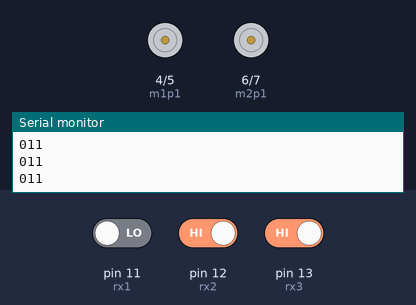
Simulated run of this sketch. Board: Arduino Uno, built with avr-gcc and run on an emulated ATmega328P. Parts: motor-driver pin pairs drawn as motors (green arrow = first pin HIGH = forward, orange = second pin HIGH = backward, longer = more drive, scaled by the enable pin), the last lines printed to the serial monitor. Inputs (shaded band) come from the test bench; at power-on: pin 13 (rx3) HIGH, pin 11 (rx1) LOW, pin 12 (rx2) HIGH.

Above: at 1.2 s.
1.3 s: pin 13 (rx3) driven LOW
At 2.0 s:
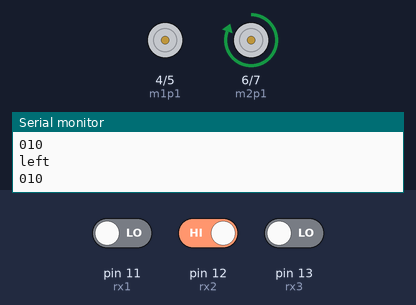
2.8 s: pin 11 (rx1) driven HIGH
At 3.5 s:
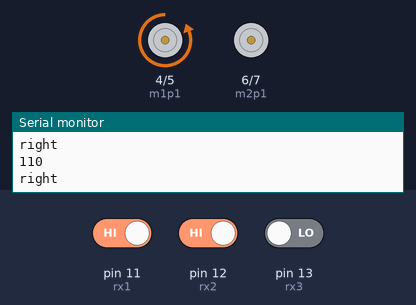
4.3 s: pin 12 (rx2) driven LOW
At 4.7 s:
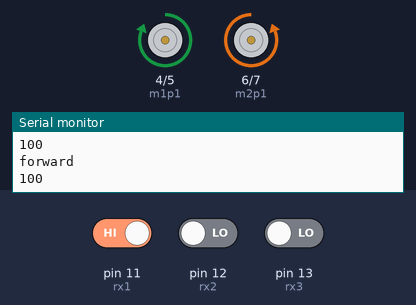
5.8 s: pin 11 (rx1) driven LOW
At 7.0 s:
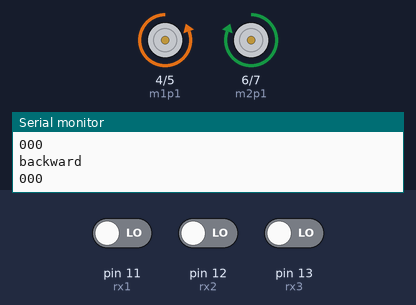
7.3 s: pin 12 (rx2) driven HIGH
At 7.9 s:
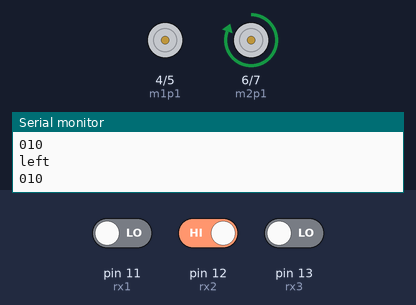
8.8 s: pin 11 (rx1) driven HIGH and pin 12 (rx2) driven LOW and pin 13 (rx3) driven HIGH
At 10.2 s:
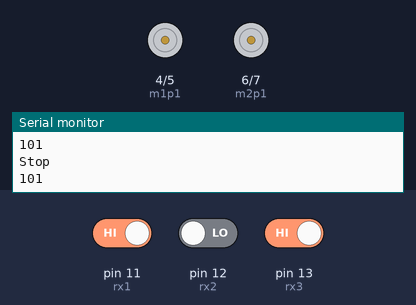
Timing chart, 0 to 11.3 s (numbered marks = the images above; inputs shaded):
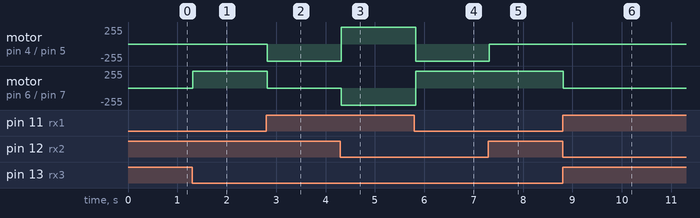

Measured:
- after the input at 1.3 s, motor on pin 6 (m2p1) / pin 7 (m2p2): stopped → forward 255/255 at once
- after the input at 2.8 s, motor on pin 4 (m1p1) / pin 5 (m1p2): stopped → backward 255/255 at once; motor on pin 6 (m2p1) / pin 7 (m2p2): forward 255/255 → stopped at once
- after the input at 4.3 s, motor on pin 4 (m1p1) / pin 5 (m1p2): backward 255/255 → forward 255/255 at once; motor on pin 6 (m2p1) / pin 7 (m2p2): stopped → backward 255/255 at once
- after the input at 5.8 s, motor on pin 4 (m1p1) / pin 5 (m1p2): forward 255/255 → backward 255/255 at once; motor on pin 6 (m2p1) / pin 7 (m2p2): backward 255/255 → forward 255/255 at once
- after the input at 7.3 s, motor on pin 4 (m1p1) / pin 5 (m1p2): backward 255/255 → stopped at once
- after the input at 8.8 s, motor on pin 6 (m2p1) / pin 7 (m2p2): forward 255/255 → stopped at once

The sketch:

Car_module.ino
```cpp
int ena = 9;
int m1p1 = 4;
int m1p2 = 5;

int enb = 10;
int m2p1 = 6;
int m2p2 = 7;

int r1, r2, r3;
int rx1 = 11;
int rx2 = 12;
int rx3 = 13;

void setup()
{
  Serial.begin(9600);

  pinMode(ena, OUTPUT);
  pinMode(enb, OUTPUT);
  pinMode(m1p1, OUTPUT);
  pinMode(m1p2, OUTPUT);
  pinMode(m2p1, OUTPUT);
  pinMode(m2p2, OUTPUT);

  digitalWrite(rx1, LOW); //0
  digitalWrite(rx2, LOW); //0
  digitalWrite(rx3, LOW); //0
}

void loop()
{
  r1 = digitalRead(rx1);
  r2 = digitalRead(rx2);
  r3 = digitalRead(rx3);
  Serial.print(r1);
  Serial.print(r2);
  Serial.println(r3);

 // if (r1 == 1 && r2 == 1 && r3 == 1)
  //{
    if (r1 == 1 && r2 == 0 && r3 == 0)
    {
      Serial.println("forward");
      digitalWrite(m1p1, HIGH);
      digitalWrite(m1p2, LOW);
      digitalWrite(m2p1, LOW);
      digitalWrite(m2p2, HIGH);
      analogWrite(ena, 255);
      analogWrite(enb, 255);
    }
    if (r1 == 0 && r2 == 0 && r3 == 0)
    {
      Serial.println("backward");
      digitalWrite(m1p1, LOW);
      digitalWrite(m1p2, HIGH);
      digitalWrite(m2p1, HIGH);
      digitalWrite(m2p2, LOW);
      analogWrite(ena, 255);
      analogWrite(enb, 255);
    }
    if (r1 == 1 && r2 == 1 && r3 == 0)
    {
      Serial.println("right");
      digitalWrite(m1p1, LOW);
      digitalWrite(m1p2, HIGH);
      digitalWrite(m2p1, LOW);
      digitalWrite(m2p2, LOW);
      analogWrite(ena, 255);
      analogWrite(enb, 0);
    }
    if (r1 == 0 && r2 == 1 && r3 == 0)
    {
      Serial.println("left");
      digitalWrite(m1p1, LOW);
      digitalWrite(m1p2, LOW);
      digitalWrite(m2p1, HIGH);
      digitalWrite(m2p2, LOW);
      analogWrite(ena, 0);
      analogWrite(enb, 255);
    }
    else if (r1 == 1 && r2 == 0 && r3 == 1)
    {
      Serial.println("Stop");
      digitalWrite(m1p1, LOW);
      digitalWrite(m1p2, LOW);
      digitalWrite(m2p1, LOW);
      digitalWrite(m2p2, LOW);
      analogWrite(ena, 0);
      analogWrite(enb, 0);
    }

//  }
  /*else if (r1 == 1 && r2 == 0 && r3 == 1)
  {
    Serial.println("Stop");
    digitalWrite(m1p1, LOW);
    digitalWrite(m1p2, LOW);
    digitalWrite(m2p1, LOW);
    digitalWrite(m2p2, LOW);
    analogWrite(ena, 0);
    analogWrite(enb, 0);
  }*/
}
```
